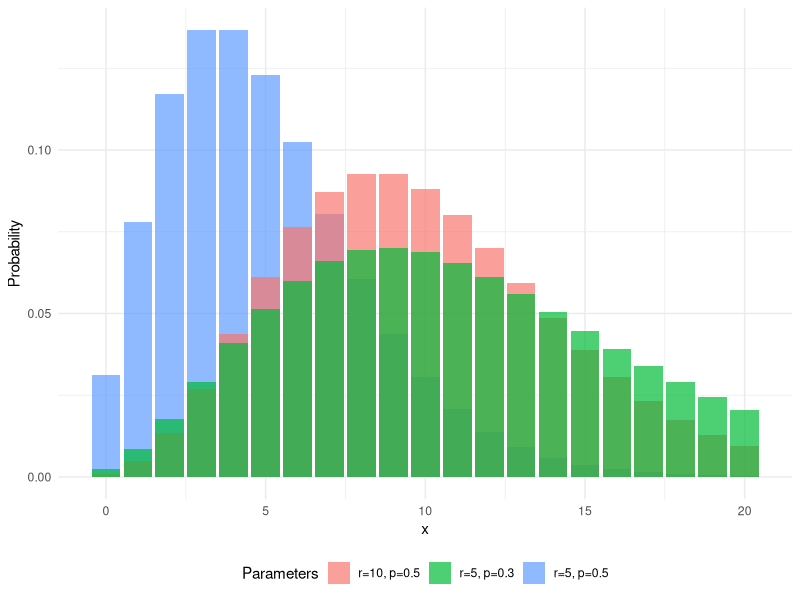

This chart was generated by the following R code:
## ---- chunk 1
#| eval: true
#| echo: false
#| warning: false
#| fig-cap: Negative binomial distribution.
# Packages
library(ggplot2)

# Plot
ggplot2::ggplot(data.frame(x = c(0, 20)), aes(x)) +
  ggplot2::stat_function(
    fun = dnbinom, args = list(size = 5, prob = 0.5), geom = "col",
    aes(fill = "r=5, p=0.5"), alpha = 0.7, n = 21
  ) +
  ggplot2::stat_function(
    fun = dnbinom, args = list(size = 10, prob = 0.5), geom = "col",
    aes(fill = "r=10, p=0.5"), alpha = 0.7, n = 21
  ) +
  ggplot2::stat_function(
    fun = dnbinom, args = list(size = 5, prob = 0.3), geom = "col",
    aes(fill = "r=5, p=0.3"), alpha = 0.7, n = 21
  ) +
  ggplot2::labs(fill = "Parameters") +
  ggplot2::ylab("Probability") +
  ggplot2::xlab("x") +
  ggplot2::theme_minimal() +
  ggplot2::theme(legend.position = "bottom")
